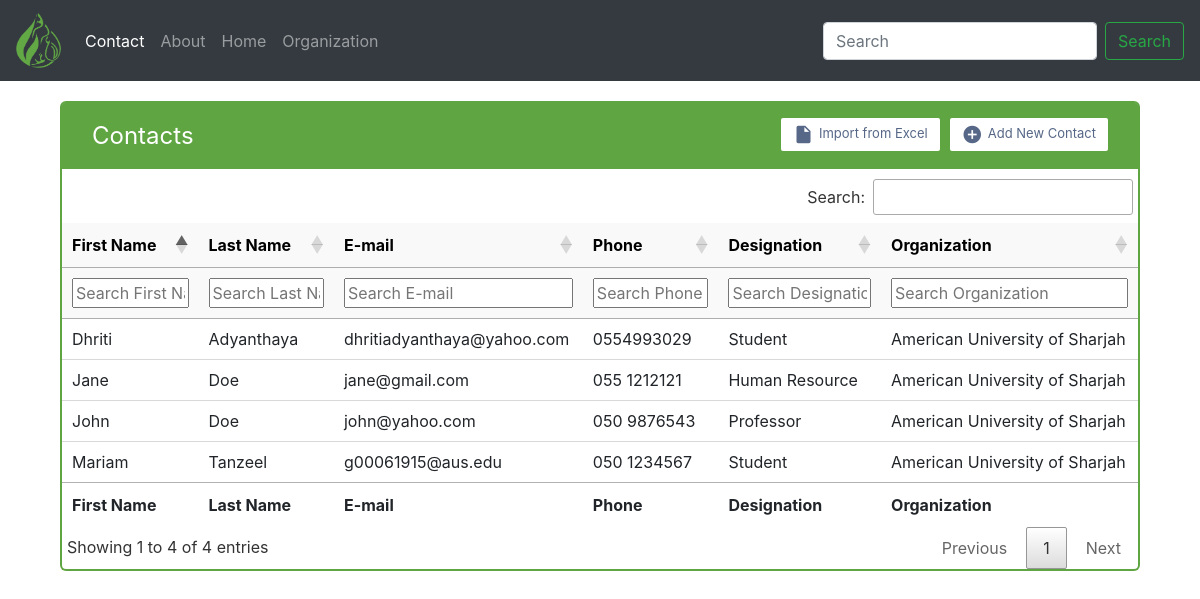
The app's page /contact/, older data.
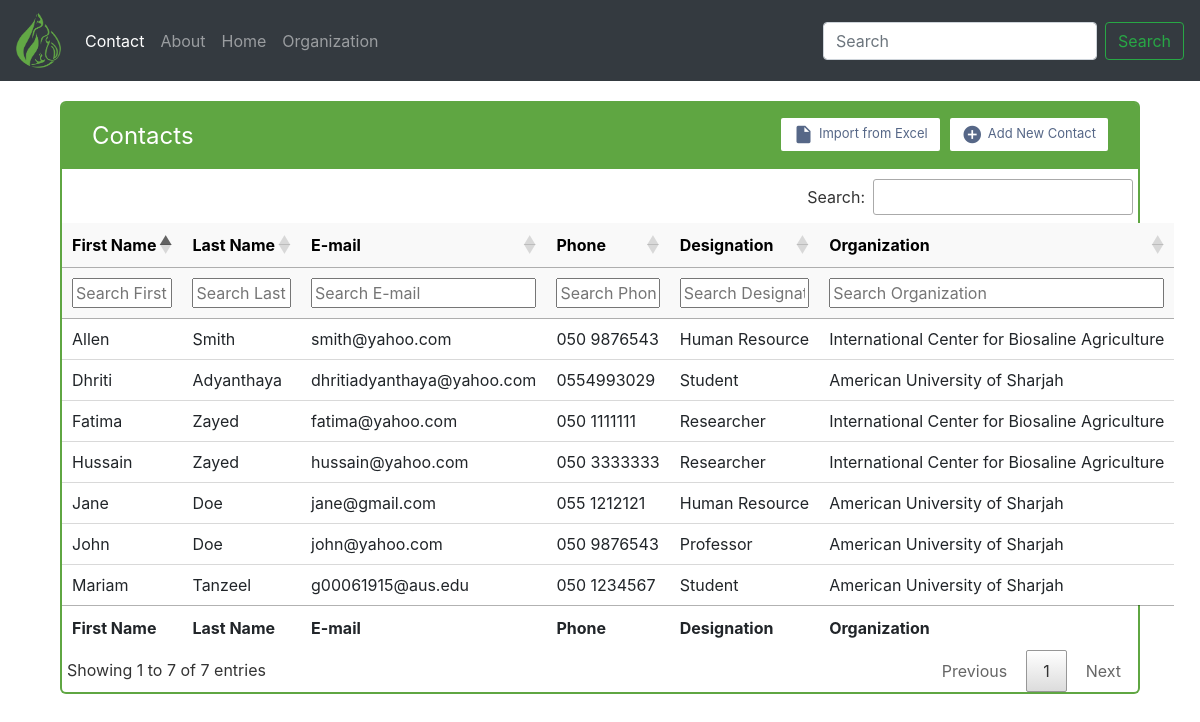
The same page, newer data.
### contacts/models.py (models this page shows)
class Menu(models.Model):
    title = models.CharField(max_length=40)
    link = models.CharField(max_length=1041)
    alt = models.CharField(max_length=100)

class Contact(models.Model):
    First_Name = models.CharField(max_length=30)
    Last_Name = models.CharField(max_length=30)
    Email = models.EmailField()
    Phone_Number = models.CharField(max_length=15)
    designation = models.CharField(max_length=60)
    Organizations = models.ForeignKey(Organization, null=True, on_delete=models.SET_NULL)

class Organization(models.Model):
    Name = models.CharField(max_length=100, null=False)
    Category = models.CharField(max_length=200, null=False)
    Address = models.CharField(max_length=100)
    Website = models.URLField()
    Email = models.EmailField()
    Phone = models.CharField(max_length=15)
    def __str__(self):
        return self.Name

### contacts/views.py (the view)
# urls.py: path('contact/', views.contact),
def contact(request):
    all_contact_list = all_contacts(request)
    import_csv = excel_import_contacts(request)
    context = {'contacts': all_contact_list, 'import': import_csv}
    return render(request, 'contact.html', context)

### contacts/context_processors.py (called while the page is built)
def navigation_bar(request):
    menu = Menu.objects.all()
    return {
        'menu_items': menu
    }

### contacts/views.py (called while the page is built, shortened)
def all_contacts(request):
    contacts = Contact.objects.all()
    return contacts

def excel_import_contacts(request):
    template = "contact.html"
    data = Contact.objects.all()
    prompt = {
        'order': 'Order of the CSV should be First_Name, Last_Name, Email, Phone_Number, designation, Organizations',
        'profiles': data
    }
    if request.method == "GET":
        return render(request, template, prompt)

### contacts/templates/contact.html (shortened to what this page needs)
{% extends 'base.html' %}
{% block stylings %}
    {% load static %}
    <link rel="stylesheet" href="{% static 'contacts/jquery.dataTables.min.css' %}" type="text/css">
{% endblock stylings %}
{% block content%}
  <div class="table-wrapper">
      <div class="table-title">
                <div class="row">
                    <div class="col-sm-5">
                        <span style="font-size:24px">Contacts</span>
					</div>
					<div class="col-sm-7" style="top: 0px;">
                        <a href="#" class="btn btn-primary"><i class="material-icons">&#xE147;</i> <span>Add New Contact</span></a>
						<a class="btn btn-primary" data-toggle="modal" data-target="#myModal"><i class="material-icons">&#xE24D;</i> <span>Import from Excel</span></a>
					</div>
                </div>
            </div>
    <table id="example" class="hover row-border nowrap" style="width:100%">
            <thead>
                <tr style="background-color: #f9f9f9; color: black">
                    <th>First Name</th>
                    <th>Last Name</th>
                    <th>E-mail</th>
                    <th>Phone</th>
                    <th>Designation</th>
                    <th>Organization</th>
                </tr>
            </thead>
            <tbody>
        {% for contact in contacts%}
                <tr>
                    <td>{{contact.First_Name}}</td>
                    <td>{{contact.Last_Name}}</td>
                    <td>{{contact.Email}}</td>
                    <td>{{contact.Phone_Number}}</td>
                    <td>{{contact.designation}}</td>
                    <td>{{contact.Organizations}}</td>
                </tr>
        {%endfor%}
            </tbody>
            <tfoot>
                <tr>
                     <th>First Name</th>
                    <th>Last Name</th>
                    <th>E-mail</th>
                    <th>Phone</th>
                    <th>Designation</th>
                    <th>Organization</th>
                </tr>
            </tfoot>
        </table>
    </div>
{% endblock content%}

### templates/base.html (shortened to what this page needs)
<!doctype html>
<html lang="en">
  <head>
    <link rel="stylesheet" href="https://stackpath.bootstrapcdn.com/bootstrap/4.5.0/css/bootstrap.min.css">
      {% include 'snippets/css.html'%}
    {% block stylings %}
    {% endblock stylings %}
  </head>
  <body>
  {% include 'nav.html' %}
    {% block content%}
    {% endblock content%}
  </body>
</html>

### templates/snippets/css.html (shortened to what this page needs)
<link rel="stylesheet" href="https://cdn.datatables.net/1.10.21/css/jquery.dataTables.min.css">
<link rel="stylesheet" href="https://cdn.datatables.net/buttons/1.6.2/css/buttons.dataTables.min.css">

### templates/nav.html (shortened to what this page needs)
{% load static %}
<nav class="navbar navbar-expand-lg navbar-dark bg-dark">
  <a class="navbar-brand" href="https://www.biosaline.org/"><img src="{% static 'contacts/images/icba.png' %}" alt="logo" style="width:45px;height:55px"></a>
  <div class="collapse navbar-collapse" id="navbarSupportedContent">
    <ul class="navbar-nav mr-auto">
      {% for menu in menu_items %}
        {% if request.path == menu.link %}
             <li class="nav-item active">
            <a class="nav-link" alt="{{menu.alt}}" href="{{menu.link}}">{{menu.title}}</a>
          </li>
        {% else %}
      <li class="nav-item">
        <a class="nav-link" alt="{{menu.alt}}" href="{{menu.link}}">{{menu.title}}</a>
      </li>
        {% endif %}
   {% endfor %}
    </ul>
    <form class="form-inline my-2 my-lg-0">
      <input class="form-control mr-sm-2" type="search" placeholder="Search" aria-label="Search">
      <button class="btn btn-outline-success my-2 my-sm-0" type="submit">Search</button>
    </form>
  </div>
</nav>

Row changes from the older to the newer data that the page shows:
added Contact: First_Name "Allen", Last_Name "Smith", Email "smith@yahoo.com", Phone_Number "050 9876543", designation "Human Resource", Organizations "International Center for Biosaline Agriculture"
added Contact: First_Name "Fatima", Last_Name "Zayed", Email "fatima@yahoo.com", Phone_Number "050 1111111", designation "Researcher", Organizations "International Center for Biosaline Agriculture"
added Contact: First_Name "Hussain", Last_Name "Zayed", Email "hussain@yahoo.com", Phone_Number "050 3333333", designation "Researcher", Organizations "International Center for Biosaline Agriculture"
Text that changed along with them:
text written by a page script: "Search: Showing 1 to 4 of 4 entries Previous 1 Next" → "Search: Showing 1 to 7 of 7 entries Previous 1 Next"
